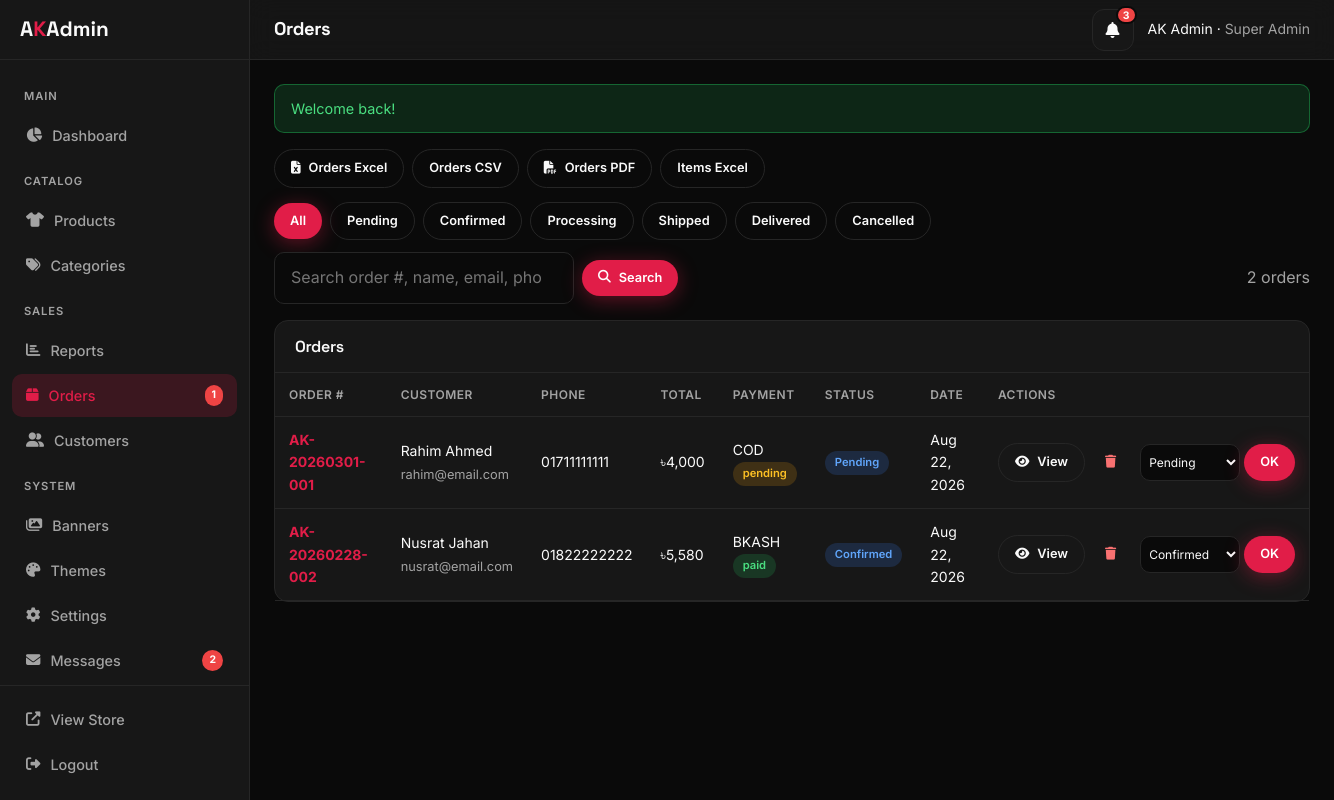
The app's page /admin/orders.php (signed in) with its own data.
### tables this page shows
CREATE TABLE `orders` (
  `id` INT UNSIGNED NOT NULL AUTO_INCREMENT,
  `order_number` VARCHAR(30) NOT NULL,
  `user_id` INT UNSIGNED DEFAULT NULL,
  `customer_name` VARCHAR(100) NOT NULL,
  `customer_email` VARCHAR(150) NOT NULL,
  `customer_phone` VARCHAR(30) DEFAULT NULL,
  `shipping_address` TEXT NOT NULL,
  `shipping_city` VARCHAR(80) DEFAULT NULL,
  `shipping_country` VARCHAR(80) DEFAULT 'Bangladesh',
  `subtotal` DECIMAL(12,2) NOT NULL DEFAULT 0,
  `shipping_cost` DECIMAL(12,2) NOT NULL DEFAULT 0,
  `discount` DECIMAL(12,2) NOT NULL DEFAULT 0,
  `total` DECIMAL(12,2) NOT NULL DEFAULT 0,
  `payment_method` ENUM('cod','bkash','nagad','bank','card') NOT NULL DEFAULT 'cod',
  `payment_status` ENUM('pending','paid','failed','refunded') NOT NULL DEFAULT 'pending',
  `status` ENUM('pending','confirmed','processing','shipped','delivered','cancelled') NOT NULL DEFAULT 'pending',
  `notes` TEXT,
  `created_at` TIMESTAMP NOT NULL DEFAULT CURRENT_TIMESTAMP,
  `updated_at` TIMESTAMP NULL DEFAULT NULL ON UPDATE CURRENT_TIMESTAMP,
  PRIMARY KEY (`id`),
  UNIQUE KEY (`order_number`),
  KEY (`status`),
  KEY (`user_id`)
);

### app/helpers/functions.php (called while the page is built, shortened)
<?php
function e($v) { return htmlspecialchars((string)($v ?? ''), ENT_QUOTES, 'UTF-8'); }
function money($amount) {
    $sym = setting('currency_symbol', '৳');
    return $sym . number_format((float)$amount, 0);
}
function setting($key, $default = null) {
    $cache =& $GLOBALS['_settings_cache'];
    if (!array_key_exists($key, $cache)) {
        try {
            $row = Database::fetch("SELECT value FROM settings WHERE `key`=?", array($key));
            $cache[$key] = $row ? $row['value'] : $default;
        } catch (Exception $e) {
            $cache[$key] = $default;
        }
    }
    return $cache[$key];
}
function formatDate($d, $f = 'M d, Y') { return $d ? date($f, strtotime($d)) : ''; }
    ?>

### app/helpers/Database.php (called while the page is built, shortened)
<?php
class Database {
    private static $instance = null;
    public static function getInstance() {
        if (self::$instance === null) {
            $c = require dirname(__DIR__) . '/config/config.php';
            $d = $c['db'];
            $dsn = "mysql:host={$d['host']};port={$d['port']};dbname={$d['name']};charset={$d['charset']}";
            try {
                self::$instance = new PDO($dsn, $d['user'], $d['pass'], [
                    PDO::ATTR_ERRMODE => PDO::ERRMODE_EXCEPTION,
                    PDO::ATTR_DEFAULT_FETCH_MODE => PDO::FETCH_ASSOC,
                    PDO::ATTR_EMULATE_PREPARES => false,
                ]);
            } catch (PDOException $e) {
                die($c['app_debug'] ? 'DB Error: '.$e->getMessage() : 'Database connection failed.');
            }
        }
        return self::$instance;
    }
    public static function query($sql, $params = []) {
        $stmt = self::getInstance()->prepare($sql);
        $stmt->execute($params);
        return $stmt;
    }
    public static function fetch($sql, $params = []) {
        $r = self::query($sql, $params)->fetch();
        return $r ?: null;
    }
    public static function fetchAll($sql, $params = []) {
        return self::query($sql, $params)->fetchAll();
    }
}

### app/config/config.php (called while the page is built)
<?php
return [
    'app_name'    => 'AK',
    'app_url'     => 'http://ak.test',
    'app_debug'   => true,
    'timezone'    => 'Asia/Dhaka',
    'db' => [
        'host' => '127.0.0.1',
        'port' => '3306',
        'name' => 'ak_store',
        'user' => 'root',
        'pass' => '',
        'charset' => 'utf8mb4',
    ],
    'session_name' => 'ak_store_session',
    'paths' => [
        'root'  => dirname(__DIR__, 2),
        'views' => dirname(__DIR__) . '/views',
    ],
    'currency_symbol' => '৳',
];

### app/helpers/Security.php (called while the page is built, shortened)
<?php
class Security
{
    public static function checkSessionTimeout()
    {
        $mins = (int) setting('session_timeout_minutes', 120);
        return true;
    }
}

### app/helpers/Auth.php (called while the page is built, shortened)
<?php
class Auth
{
    public static function startSession()
    {
        $c = require dirname(__DIR__) . '/config/config.php';
        if (class_exists('Security')) {
            if (self::check() || self::checkAdmin()) {
                Security::checkSessionTimeout();
            }
        }
    }
    public static function checkAdmin()
    {
        return isset($_SESSION['admin_user']['id']);
    }
    public static function checkCustomer()
    {
        return isset($_SESSION['customer_user']['id']);
    }
    public static function check()
    {
        return self::checkCustomer() || (isset($_SESSION['user']['id']) && !self::isAdminSession());
    }
    private static function isAdminSession()
    {
        return isset($_SESSION['user']['role_slug'])
            && in_array($_SESSION['user']['role_slug'], ['super-admin', 'admin', 'staff'], true)
            && !self::checkCustomer();
    }
}

### app/bootstrap.php (called while the page is built, shortened)
<?php
$cfg = require __DIR__.'/config/config.php';
require_once __DIR__.'/helpers/Database.php';
require_once __DIR__.'/helpers/Auth.php';
require_once __DIR__.'/helpers/Cart.php';
require_once __DIR__.'/helpers/functions.php';
require_once __DIR__.'/helpers/Security.php';
Auth::startSession();

### public/admin/orders.php (the view, shortened to what this page needs)
<?php
require_once dirname(__DIR__, 2) . '/app/bootstrap.php';
$filter = isset($_GET['status']) ? $_GET['status'] : '';
$q = trim(isset($_GET['q']) ? $_GET['q'] : '');
$params = [];
$sql = 'SELECT * FROM orders';
$sql .= ' ORDER BY created_at DESC';
$orders = Database::fetchAll($sql, $params);
?>
<div style="display:flex;flex-wrap:wrap;gap:8px;margin-bottom:14px">
  <a class="btn btn-sm btn-outline" href="/admin/report-export.php?type=orders&format=excel&from=<?= e(isset($_GET['from'])?$_GET['from']:date('Y-m-01')) ?>&to=<?= e(isset($_GET['to'])?$_GET['to']:date('Y-m-d')) ?>"><i class="fas fa-file-excel"></i> Orders Excel</a>
  <a class="btn btn-sm btn-outline" href="/admin/report-export.php?type=orders&format=csv&from=<?= e(date('Y-m-01')) ?>&to=<?= e(date('Y-m-d')) ?>">Orders CSV</a>
  <a class="btn btn-sm btn-outline" target="_blank" href="/admin/report-export.php?type=orders&format=pdf&from=<?= e(date('Y-m-01')) ?>&to=<?= e(date('Y-m-d')) ?>"><i class="fas fa-file-pdf"></i> Orders PDF</a>
  <a class="btn btn-sm btn-outline" href="/admin/report-export.php?type=order_items&format=excel&from=<?= e(date('Y-m-01')) ?>&to=<?= e(date('Y-m-d')) ?>">Items Excel</a>
</div>
<div style="display:flex;flex-wrap:wrap;gap:8px;margin-bottom:12px;align-items:center">
  <a href="/admin/orders.php" class="btn btn-sm <?= $filter==='' && $q==='' ?'btn-primary':'btn-outline' ?>">All</a>
  <?php foreach (['pending','confirmed','processing','shipped','delivered','cancelled'] as $s): ?>
  <a href="?status=<?= $s ?><?= $q !== '' ? '&q='.urlencode($q) : '' ?>" class="btn btn-sm <?= $filter===$s?'btn-primary':'btn-outline' ?>"><?= ucfirst($s) ?></a>
  <?php endforeach; ?>
</div>
<form method="GET" style="display:flex;flex-wrap:wrap;gap:8px;margin-bottom:16px;align-items:center">
  <input type="search" name="q" class="form-control" style="max-width:300px" placeholder="Search order #, name, email, phone..." value="<?= e($q) ?>">
  <button type="submit" class="btn btn-primary btn-sm"><i class="fas fa-search"></i> Search</button>
  <span class="text-muted" style="margin-left:auto"><?= count($orders) ?> orders</span>
</form>
<div class="panel">
  <div class="panel-header"><h3>Orders</h3></div>
  <div class="panel-body" style="padding:0">
    <div style="overflow-x:auto">
    <table class="data-table">
      <thead>
        <tr><th>Order #</th><th>Customer</th><th>Phone</th><th>Total</th><th>Payment</th><th>Status</th><th>Date</th><th>Actions</th></tr>
      </thead>
      <tbody>
      <?php foreach ($orders as $o): ?>
      <tr>
        <td><a href="/admin/order-view.php?id=<?= $o['id'] ?>" style="color:var(--color-primary);font-weight:700"><?= e($o['order_number']) ?></a></td>
        <td><?= e($o['customer_name']) ?><br><span class="text-muted" style="font-size:.8rem"><?= e($o['customer_email']) ?></span></td>
        <td><?= e($o['customer_phone']) ?></td>
        <td><?= money($o['total']) ?></td>
        <td>
          <?= e(strtoupper($o['payment_method'])) ?><br>
          <span class="badge badge-<?= $o['payment_status']==='paid'?'success':'warning' ?>"><?= e($o['payment_status']) ?></span>
        </td>
        <td><span class="badge badge-info"><?= e(ucfirst($o['status'])) ?></span></td>
        <td><?= formatDate($o['created_at']) ?></td>
        <td style="white-space:nowrap">
          <a href="/admin/order-view.php?id=<?= $o['id'] ?>" class="btn btn-sm btn-outline"><i class="fas fa-eye"></i> View</a>
          <a href="?delete=<?= (int)$o['id'] ?>" class="btn btn-sm" style="color:#f87171"
             onclick="return confirm('Delete order <?= e(addslashes($o['order_number'])) ?>?\n\nThis will permanently remove the order, items, and payment screenshot.\nThis cannot be undone.');">
            <i class="fas fa-trash"></i>
          </a>
          <form method="POST" style="display:inline-flex;gap:4px;margin-left:4px;vertical-align:middle">
            <select name="status" class="form-control" style="padding:4px;font-size:.75rem;width:100px">
              <?php foreach (['pending','confirmed','processing','shipped','delivered','cancelled'] as $s): ?>
              <option value="<?= $s ?>" <?= $o['status']===$s?'selected':'' ?>><?= ucfirst($s) ?></option>
              <?php endforeach; ?>
            </select>
            <button type="submit" class="btn btn-sm btn-primary">OK</button>
          </form>
        </td>
      </tr>
      <?php endforeach; ?>
      </tbody>
    </table>
    </div>
  </div>
</div>
<?php $content=ob_get_clean(); require dirname(__DIR__,2).'/app/views/layouts/admin.php'; ?>

### public/assets/css/app.css (style rules this page uses)
*,*::before,*::after { box-sizing:border-box;margin:0;padding:0 }
:root { --font-sans:'Inter',system-ui,sans-serif;--font-display:'Space Grotesk',var(--font-sans);--radius:12px;--header-h:70px;--transition:.25s ease }
html { scroll-behavior:smooth }
body { font-family:var(--font-sans);background:var(--color-bg);color:var(--color-text);line-height:1.6;min-height:100vh;-webkit-font-smoothing:antialiased }
a { color:inherit;text-decoration:none;transition:color var(--transition) }
button,input,select,textarea { font:inherit;color:inherit;border:none;background:none;outline:none }
h1,h2,h3,h4 { font-family:var(--font-display);font-weight:700;line-height:1.2;letter-spacing:-.02em }
.text-muted { color:var(--color-text-muted) }
.btn { display:inline-flex;align-items:center;justify-content:center;gap:8px;padding:12px 24px;font-weight:600;font-size:.9rem;border-radius:999px;cursor:pointer;transition:all var(--transition);white-space:nowrap }
.btn-primary { background:var(--color-primary);color:#fff;box-shadow:0 4px 20px color-mix(in srgb,var(--color-primary) 40%,transparent) }
.btn-outline { border:1.5px solid var(--color-border);color:var(--color-text) }
.btn-sm { padding:8px 16px;font-size:.8rem }
.form-control { width:100%;padding:12px 16px;border-radius:10px;background:var(--color-bg);border:1px solid var(--color-border);color:var(--color-text);transition:border-color .2s }

### public/assets/css/admin.css (style rules this page uses)
:root { --sidebar-w:250px;--topbar-h:60px }
body.admin-body { background:var(--color-bg);color:var(--color-text);display:flex;min-height:100vh;margin:0;font-family:var(--font-sans) }
.panel { background:var(--color-surface);border:1px solid var(--color-border);border-radius:14px;margin-bottom:20px }
.panel-header { display:flex;align-items:center;justify-content:space-between;padding:16px 20px;border-bottom:1px solid var(--color-border) }
.panel-header h3 { font-size:1rem;font-weight:600 }
.panel-body { padding:20px }
table.data-table { width:100%;border-collapse:collapse }
.data-table th,.data-table td { padding:12px 14px;text-align:left;border-bottom:1px solid var(--color-border);font-size:.875rem }
.data-table th { font-weight:600;color:var(--color-text-muted);font-size:.75rem;text-transform:uppercase;letter-spacing:.04em }
.badge { display:inline-flex;padding:3px 10px;border-radius:999px;font-size:.7rem;font-weight:600 }
.badge-success { background:color-mix(in srgb,#22c55e 18%,transparent);color:#4ade80 }
.badge-warning { background:color-mix(in srgb,#f59e0b 18%,transparent);color:#fbbf24 }
.badge-info { background:color-mix(in srgb,#3b82f6 18%,transparent);color:#60a5fa }

### records on screen
orders: order_number "AK-20260301-001", customer_name "Rahim Ahmed", customer_email "rahim@email.com", customer_phone "01711111111", total "৳4,000", payment_method "COD", payment_status "pending", status "Pending", created_at "Aug 22, 2026"
orders: order_number "AK-20260228-002", customer_name "Nusrat Jahan", customer_email "nusrat@email.com", customer_phone "01822222222", total "৳5,580", payment_method "BKASH", payment_status "paid", status "Confirmed", created_at "Aug 22, 2026"

### other values on screen
$pendingOrders "1"
$newMessages "2"
$pageTitle "Orders"
$notifCount "3"
$user['name'] "AK Admin"
$user['role_name'] "Super Admin"
$m "Welcome back!"
$s "Pending"
$s "Confirmed"
$s "Processing"
$s "Shipped"
$s "Delivered"
$s "Cancelled"
count($orders) "2"
